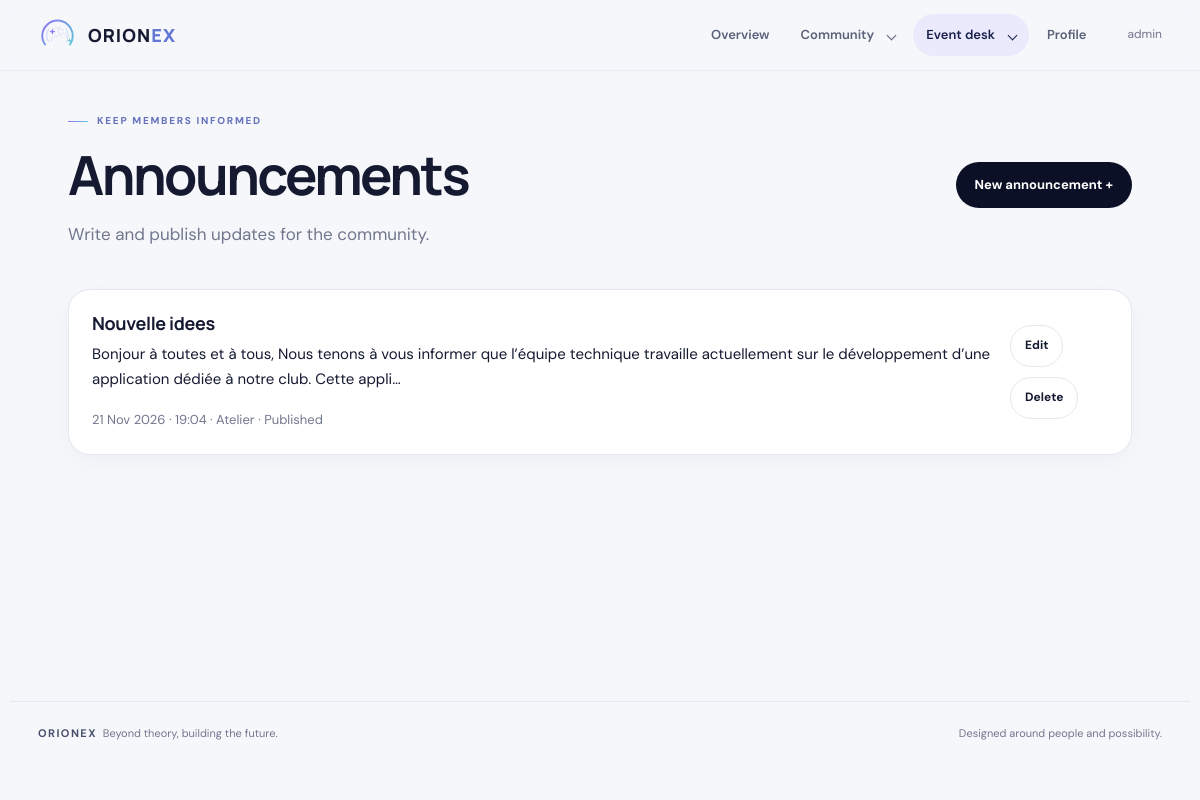
Before: /announcements/ (signed in) with the older database file.
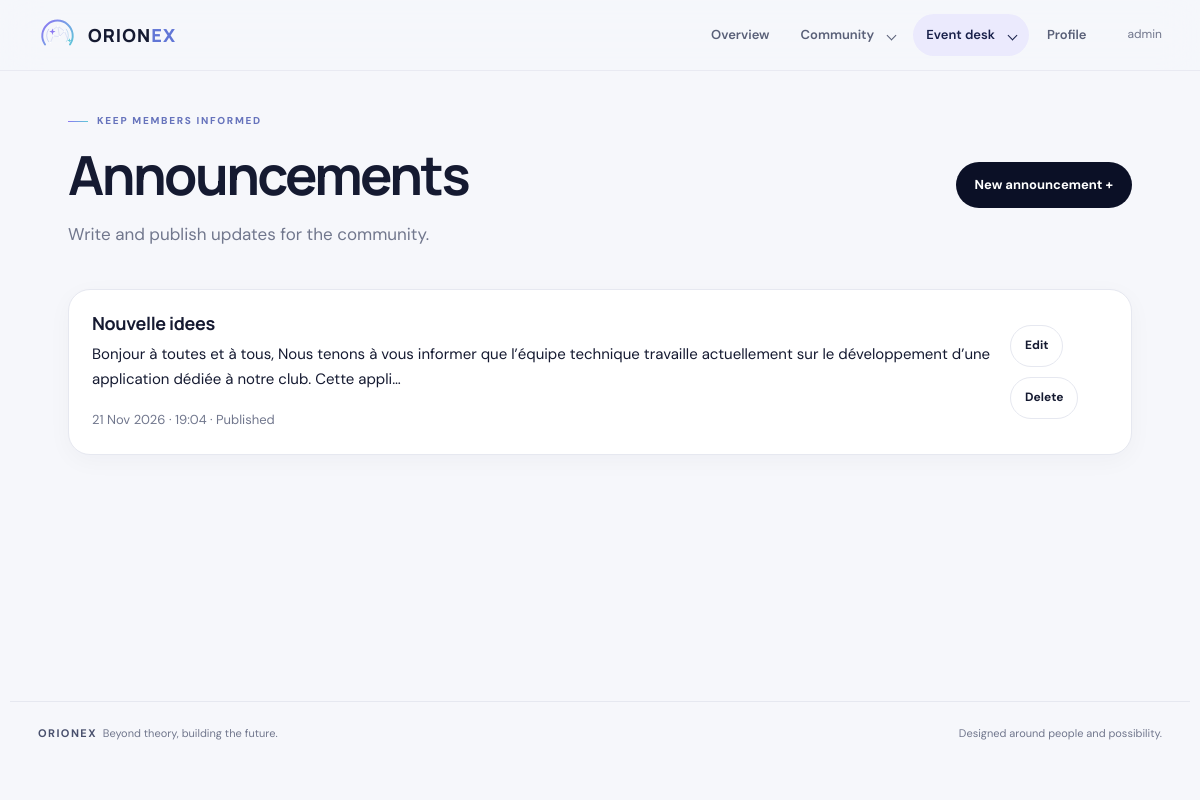
After: the same page with the newer database file.
### core/models.py (models this page shows, shortened)
class Announcement(models.Model):
    title = models.CharField(max_length=200)
    message = models.TextField()
    event = models.ForeignKey(Event, on_delete=models.SET_NULL, null=True, blank=True)
    created_at = models.DateTimeField(auto_now_add=True)
    published = models.BooleanField(default=True)
    class Meta:
        ordering = ["-created_at"]

class Event(models.Model):
    title = models.CharField(max_length=200)
    date = models.DateTimeField()
    place = models.CharField(max_length=200, blank=True)
    registration_open = models.BooleanField(default=False)
    description = models.TextField(blank=True)
    capacity = models.PositiveIntegerField(null=True, blank=True)

### core/views.py (the view)
# urls.py: path('announcements/', views.announcement_list, name='announcements'),
@capability_required("can_manage_announcements")
def announcement_list(request):
    announcements = Announcement.objects.select_related("event").order_by("-created_at")
    return render(request, "core/announcements.html", {"announcements": announcements})

### core/context_processors.py (called while the page is built)
def member_capabilities(request):
    return {
        "capabilities": {
            capability: has_capability(request.user, capability)
            for capability in CAPABILITIES
        }
    }

### core/permissions.py (called while the page is built)
def has_capability(user, capability):
    if not user.is_authenticated:
        return False
    if user.is_superuser:
        return True
    try:
        member = user.member
    except user._meta.model.member.RelatedObjectDoesNotExist:
        member = None
    return bool(member and getattr(member, capability, False))

def capability_required(*capabilities):
    def decorate(view):
        @wraps(view)
        def wrapped(request, *args, **kwargs):
            if not request.user.is_authenticated:
                return redirect_to_login(request.get_full_path(), "/login/")
            if not any(has_capability(request.user, capability) for capability in capabilities):
                raise PermissionDenied
            return view(request, *args, **kwargs)
        return wrapped
    return decorate

### core/templates/core/announcements.html
{% extends 'core/base.html' %}{% block title %}Announcements{% endblock %}{% block body %}<main class="page"><div class="row-card"><div><span class="eyebrow">Keep members informed</span><h1>Announcements</h1><p class="lede">Write and publish updates for the community.</p></div><a class="button" href="/announcements/new/">New announcement +</a></div><div class="stack" style="margin-top:24px">{% for a in announcements %}<article class="card row-card"><div><h3>{{ a.title }}</h3><p>{{ a.message|truncatechars:180 }}</p><span class="meta">{{ a.created_at|date:"d M Y · H:i" }}{% if a.event %} · {{ a.event.title }}{% endif %} · {% if a.published %}Published{% else %}Draft{% endif %}</span></div><div class="toolbar"><a class="button button-outline button-small" href="/announcements/{{ a.id }}/edit/">Edit</a><a class="button button-outline button-small" href="/announcements/{{ a.id }}/delete/">Delete</a></div></article>{% empty %}<div class="empty">No announcements yet.</div>{% endfor %}</div></main>{% endblock %}

Changed rows visible on the page:
changed Announcement "Nouvelle idees": event "Atelier" → (not shown)
